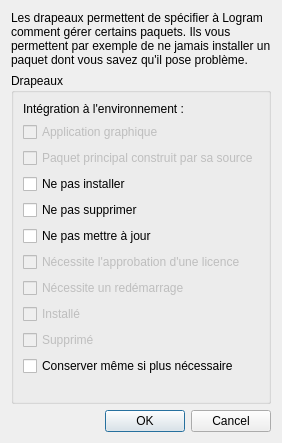
<?xml version="1.0" encoding="UTF-8"?>
<ui version="4.0">
 <class>Flags</class>
 <widget class="QDialog" name="Flags">
  <property name="windowTitle">
   <string>Drapeaux du paquet</string>
  </property>
  <layout class="QVBoxLayout" name="verticalLayout_2">
   <item>
    <widget class="QLabel" name="label">
     <property name="text">
      <string>Les drapeaux permettent de spécifier à Logram comment gérer certains paquets. Ils vous permettent par exemple de ne jamais installer un paquet dont vous savez qu'il pose problème.</string>
     </property>
     <property name="wordWrap">
      <bool>true</bool>
     </property>
    </widget>
   </item>
   <item>
    <widget class="QGroupBox" name="groupBox">
     <property name="title">
      <string>Drapeaux</string>
     </property>
     <layout class="QVBoxLayout" name="verticalLayout">
      <item>
       <layout class="QHBoxLayout" name="horizontalLayout">
        <item>
         <widget class="QLabel" name="lblDesktopIntegration">
          <property name="text">
           <string>Intégration à l'environnement :</string>
          </property>
         </widget>
        </item>
        <item>
         <widget class="QLabel" name="lblKDEIntegration"/>
        </item>
       </layout>
      </item>
      <item>
       <widget class="QCheckBox" name="chkGUI">
        <property name="enabled">
         <bool>false</bool>
        </property>
        <property name="text">
         <string>Application graphique</string>
        </property>
       </widget>
      </item>
      <item>
       <widget class="QCheckBox" name="chkPrimary">
        <property name="enabled">
         <bool>false</bool>
        </property>
        <property name="text">
         <string>Paquet principal construit par sa source</string>
        </property>
       </widget>
      </item>
      <item>
       <widget class="QCheckBox" name="chkDontInstall">
        <property name="text">
         <string>Ne pas installer</string>
        </property>
       </widget>
      </item>
      <item>
       <widget class="QCheckBox" name="chkDontRemove">
        <property name="text">
         <string>Ne pas supprimer</string>
        </property>
       </widget>
      </item>
      <item>
       <widget class="QCheckBox" name="chkDontUpdate">
        <property name="text">
         <string>Ne pas mettre à jour</string>
        </property>
       </widget>
      </item>
      <item>
       <widget class="QCheckBox" name="chkEULA">
        <property name="enabled">
         <bool>false</bool>
        </property>
        <property name="text">
         <string>Nécessite l'approbation d'une licence</string>
        </property>
       </widget>
      </item>
      <item>
       <widget class="QCheckBox" name="chkReboot">
        <property name="enabled">
         <bool>false</bool>
        </property>
        <property name="text">
         <string>Nécessite un redémarrage</string>
        </property>
       </widget>
      </item>
      <item>
       <widget class="QCheckBox" name="chkInstalled">
        <property name="enabled">
         <bool>false</bool>
        </property>
        <property name="text">
         <string>Installé</string>
        </property>
       </widget>
      </item>
      <item>
       <widget class="QCheckBox" name="chkRemoved">
        <property name="enabled">
         <bool>false</bool>
        </property>
        <property name="text">
         <string>Supprimé</string>
        </property>
       </widget>
      </item>
      <item>
       <widget class="QCheckBox" name="chkWanted">
        <property name="text">
         <string>Conserver même si plus nécessaire</string>
        </property>
       </widget>
      </item>
      <item>
       <spacer name="verticalSpacer">
        <property name="orientation">
         <enum>Qt::Vertical</enum>
        </property>
        <property name="sizeHint" stdset="0">
         <size>
          <width>20</width>
          <height>16</height>
         </size>
        </property>
       </spacer>
      </item>
     </layout>
    </widget>
   </item>
   <item>
    <widget class="QDialogButtonBox" name="buttonBox">
     <property name="orientation">
      <enum>Qt::Horizontal</enum>
     </property>
     <property name="standardButtons">
      <set>QDialogButtonBox::Cancel|QDialogButtonBox::Ok</set>
     </property>
    </widget>
   </item>
  </layout>
 </widget>
 <resources/>
 <connections>
  <connection>
   <sender>buttonBox</sender>
   <signal>accepted()</signal>
   <receiver>Flags</receiver>
   <slot>accept()</slot>
   <hints>
    <hint type="sourcelabel">
     <x>248</x>
     <y>254</y>
    </hint>
    <hint type="destinationlabel">
     <x>157</x>
     <y>274</y>
    </hint>
   </hints>
  </connection>
  <connection>
   <sender>buttonBox</sender>
   <signal>rejected()</signal>
   <receiver>Flags</receiver>
   <slot>reject()</slot>
   <hints>
    <hint type="sourcelabel">
     <x>316</x>
     <y>260</y>
    </hint>
    <hint type="destinationlabel">
     <x>286</x>
     <y>274</y>
    </hint>
   </hints>
  </connection>
 </connections>
</ui>
